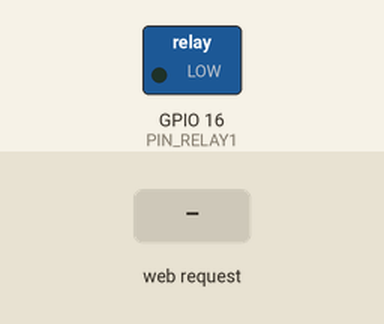
The sketch below on a simulated ESP8266 (NodeMCU). On the bench: switched loads named in the sketch (green lamp = pin HIGH). Inputs (shaded band) come from the test bench. WiFi joins after 1.5 s; servers stay silent unless stated; what the sketch prints to the serial monitor is not drawn.

Above: at 2.7 s.
2.8 s: HTTP request GET /pin_relay1/1 received
At 4.0 s:
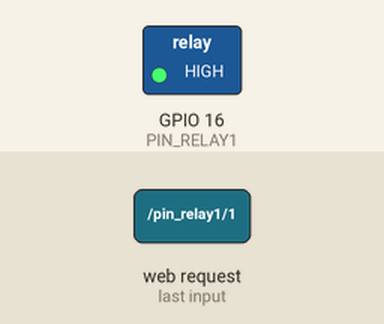
4.3 s: HTTP request GET /pin_relay1/0 received
At 5.3 s:
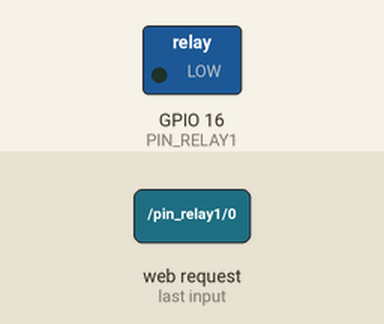
Timing chart, 0 to 7.3 s (numbered marks = the images above; inputs shaded):
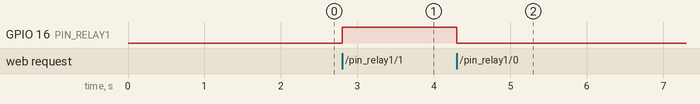

The sketch:

GIFT_CELL.ino
```cpp
/*
  Project Name : GIFT CELL
  Subtitle : Control of ON/OFF of relay 1channel using ESP8266 Wifi module in smartphone app
  Reporting date : 22.04.14
  Update date : 22.04.28
  written by Smartcube HW Staff 'HEONSEOK HA'

  1. 시스템 구성 : WAN - 공유기1 - COM1(ESP8266 Wifi module)
  2. 앱화면의 버튼을 눌러 Relay를 ON·OFF 할 수 있다.
  (PIN_RELAY1(D1 LED))
  3. 미니 전원을 연결하여 소형화 된 무선 WiFi 모듈을 구성해본다.
  app에서 'Start_COMM' 누르면 통신 시작, 'End_COMM' 누르면 통신 중단,
  http://server_ip/pin_relay1/0 이면 PIN_RELAY1(D1 LED) 를 LOW로 설정,
  http://server_ip/pin_relay1/1 이면 PIN_RELAY1(D1 LED) 를 HIGH로 설정,
  4. 내부망에서 동작 가능하다.
  5. 외부망에서 동작은 공유기1의 포트포워딩 설정 후 가능하다.
  6. EM Lock(전기정)
   정격전압, 사용시 피크 전류 : 12[V], 1.2[A]
  7. 선 연결 방법
   - Black      to  GND
   - Red+White  to  12V
   - Green      to  Relay COM
   - Purple     to  Relay NO
*/

#include <ESP8266WiFi.h>

#define PIN_RELAY1 16 //D1 LED

// 서버 인스턴스 생성 (80번 포트 지정)
WiFiServer server(80);

// 각각의 Relay 상태(ON·OFF) 변수 설정(ON = 1, OFF = 0)
int R1val = 0;  // EM Lock

const char* ssid = "sclab_3F";     // 공유기(AP) 접속 ID
const char* password = "cube5820!@"; // 공유기(AP) 접속 패스워드

void setup() {
  Serial.begin(115200);
  delay(10);

  // PIN_RELAY 포트 초기화
  pinMode(PIN_RELAY1, OUTPUT);
  digitalWrite(PIN_RELAY1, LOW);
  // Connect : LOW ; Disconnect : HIGH

  // Serial 통신으로 WiFi 네트웍에 연결
  Serial.println();
  Serial.println();
  Serial.print("Connecting to ");
  Serial.println(ssid);

  // 고정 IP 설정
  IPAddress ip(192, 168, 50, 134); // 사용할 IP 주소
  IPAddress gateway(192, 168, 0, 1); // 게이트웨이 주소
  IPAddress subnet(255, 255, 255, 0); // 서브넷 주소
  WiFi.config(ip, gateway, subnet);

  // WiFi 네트웍에 설정된 id와 패스워드로 접속
  WiFi.begin(ssid, password);
  while (WiFi.status() != WL_CONNECTED) {
    delay(500);
    Serial.print(".");
  }
  Serial.println("");
  Serial.println("WiFi connected");

  // 서버 시작
  server.begin();
  Serial.println("Server started");

  // 서버의(esp8266) IP 주소를 출력
  Serial.println(WiFi.localIP());

  server.begin();
}

void loop() {
  // 클라이언트가 접속하는지 체크
  WiFiClient client = server.available();
  if (!client) {
    return;
  }

  // 클라이언트가 데이터를 보낼 때까지 대기
  Serial.println("new client");
  while(!client.available()){
  }

  // 요청 첫 출을 읽기
  String req = client.readStringUntil('\r');
  Serial.println(req);
  client.flush();

  // 요청 사항과 비교
  if (req.indexOf("/pin_relay1/0") != -1)
    R1val = 0;
  else if (req.indexOf("/pin_relay1/1") != -1)
    R1val = 1;
  else {
    Serial.println("invalid request");
    client.stop();
    return;
  }

  // 요청에 따라 PIN_RELAY 상태(ON or OFF) 세팅
  digitalWrite(PIN_RELAY1, R1val);

  String s0 = "HTTP/1.1 200 OK\r\nContent-Type: text/html\r\n\r\n";
  String s1;

  s1 += (R1val)?"ON":"OFF";   //R1val 값에 따라 HIGH 또는 LOW 응답
  s1 += "\n";

  // 클라이언트로 응답을 보냄
  client.print(s0);
  delay(1);

  // 응답완료 후, 클라이언트를 닫기
  Serial.println("Client disconnected");
}
```

Measured:
- after the input at 2.8 s, GPIO 16 (PIN_RELAY1): LOW → HIGH at once
- after the input at 4.3 s, GPIO 16 (PIN_RELAY1): HIGH → LOW at once
